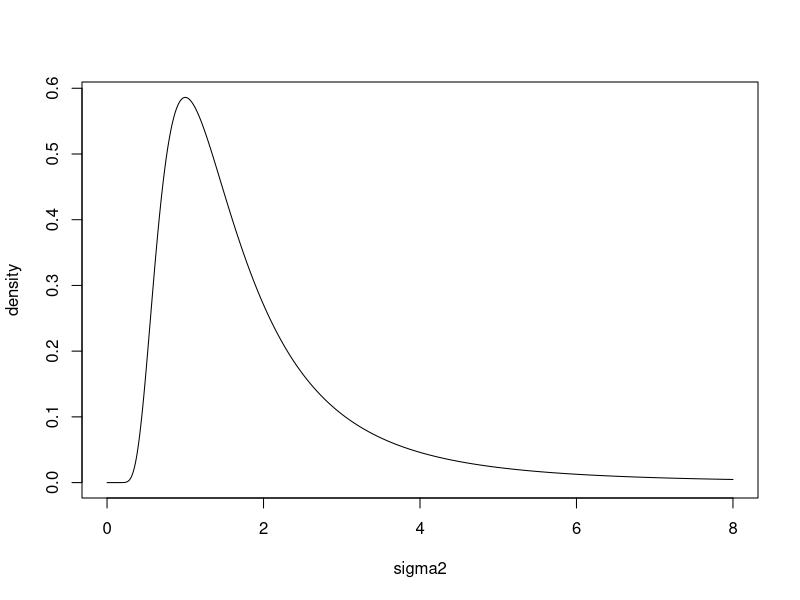

Here is the R script that generated this plot:
IG_pdf <- function(alpha_input, beta_input, sigma2_input){
  beta_input^alpha_input/factorial(alpha_input-1) * sigma2_input^(-alpha_input-1) * exp(-beta_input/sigma2_input)
}

alpha = 3
beta = 4

# mean = 2

sigma2 = seq(0,8,0.001)
n = length(sigma2)
density = IG_pdf(alpha, beta, sigma2)

plot(sigma2, density, type="l")


Sample <- 1/rgamma(n, shape=alpha, rate=beta)
mean(Sample) # 2

